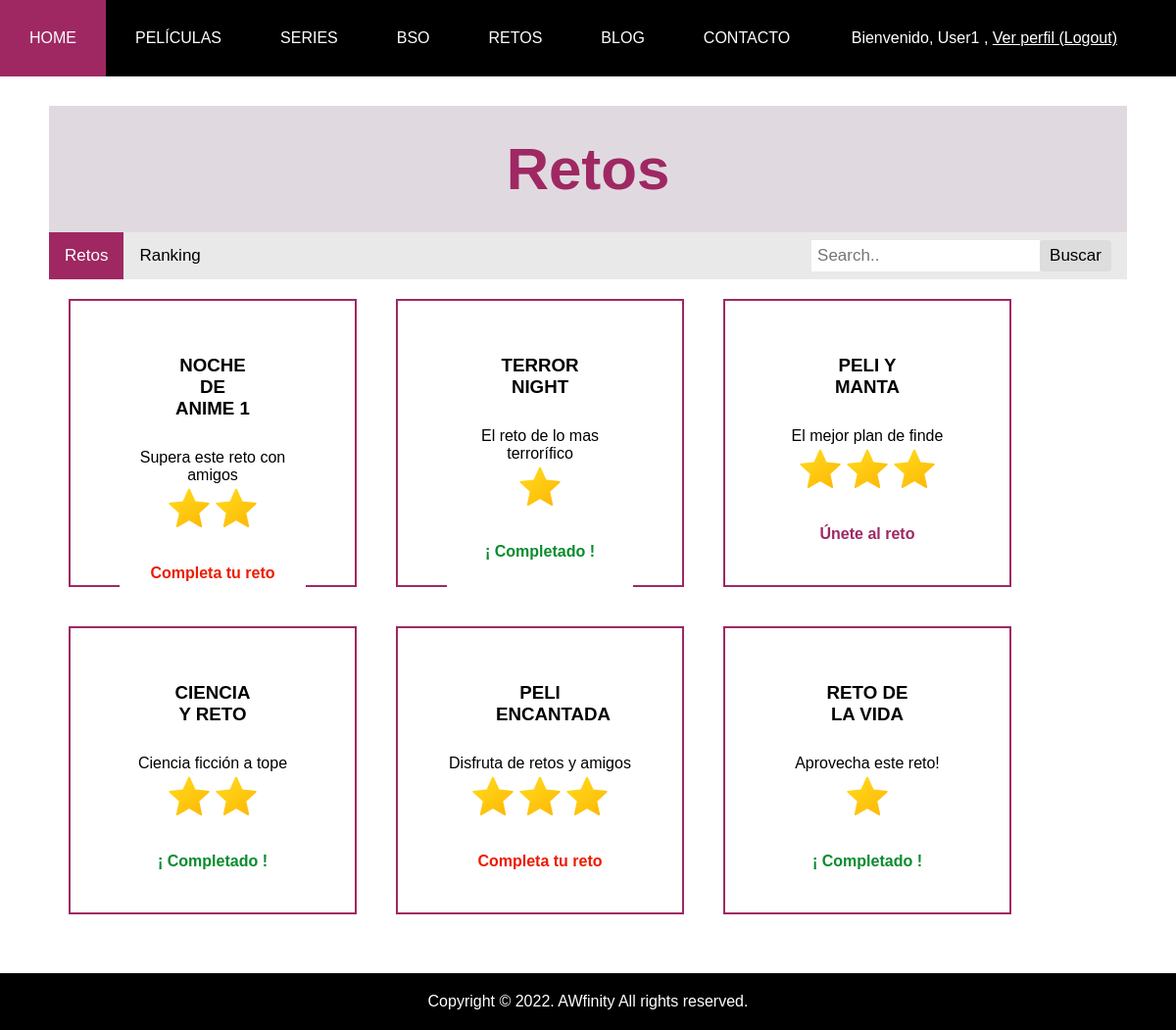
Page /retoVista.php (signed in) on the committed database.
### tables this page shows
CREATE TABLE `retos` (
  `id_Reto` int(10) NOT NULL,
  `nombre` varchar(100) NOT NULL,
  `num_usuarios` int(10) NOT NULL,
  `num_completado` int(10) NOT NULL,
  `dificultad` enum('DIFICIL','MEDIO','FACIL') NOT NULL,
  `descripcion` text NOT NULL,
  `dias` int(10) NOT NULL,
  `puntos` int(10) NOT NULL
);

### includes/Reto.php (called while the page is built, shortened)
<?php
class Reto{
    private $id_Reto;
    private $nombre;
    private $dificultad;
    private $descripcion;
    public function __construct($nombree, $num_usuarioss, $num_completado, $dificultad, $descripcion, $dias, $puntos, $id_Reto = NULL)
    {
        $this->id_Reto=$id_Reto;
        $this->nombre=$nombree;
        $this->dificultad=$dificultad;
        $this->descripcion=$descripcion;
    }
    public function getIdReto(){
        return $this->id_Reto;
    }
    public function getNombre(){
        return $this->nombre;
    }
    public function getDificultad(){
        return $this->dificultad;
    }
    public function getDescripcion(){
        return $this->descripcion;
    }
public static function getRetos(){
    $sql = "SELECT * FROM retos";
    $conn = Aplicacion::getInstance()->getConexionBd();
    $consulta = $conn->query($sql);
    if($consulta->num_rows > 0){
        $arrayRetos = array();
        while ($fila = mysqli_fetch_assoc($consulta)) {
            $arrayRetos[]= new Reto($fila['nombre'],$fila['num_usuarios'],$fila['num_completado'],$fila['dificultad'],$fila['descripcion'],$fila['dias'],$fila['puntos'],$fila['id_Reto']);
        }
    }else{
        $arrayRetos = false;
    }
    return $arrayRetos;
}
}

### includes/helpers/autorizacion.php (called while the page is built)
<?php
function estaLogado(){
    return isset($_SESSION['login']);
}
function esEditor(){
    return estaLogado() && isset($_SESSION['esEditor']) && ($_SESSION['esEditor']==true);
}
function esAdmin(){
    return estaLogado() && isset($_SESSION['esAdmin']) && ($_SESSION['esAdmin']==true);
}

### includes/Usuario.php (called while the page is built, shortened)
<?php
class Usuario
{
    public static function buscaIDPorNombre($nombre){
        $conn = Aplicacion::getInstance()->getConexionBd();
        $query = sprintf("SELECT * FROM usuarios WHERE nombreUsuario='%s'", $nombre);
        $rs = $conn->query($query);
        if ($rs) {
            $fila = $rs->fetch_assoc();
            $user = $fila['id_user'];
            return $user;
        } else {
            error_log("Error BD ({$conn->errno}): {$conn->error}");
        }
        return false;
    }
}
?>

### includes/UsuarioReto.php (called while the page is built, shortened)
<?php
class UsuarioReto{
    static public function compruebaPerteneceReto($id, $reto){
        $sql = "SELECT * FROM usuarioreto WHERE id_usuario = $id AND id_Reto = $reto";
        $conn =  Aplicacion::getInstance()->getConexionBd();
        $consulta = $conn->query($sql);
        $check = false;
       if($consulta->num_rows > 0){
            $check=true;
        }
        return $check;
    }
    static public function compruebaCompletado($reto, $id){
        $conn = Aplicacion::getInstance()->getConexionBd();
        $check=false;
        $sql=sprintf("SELECT * FROM usuarioreto WHERE id_usuario = '%s' AND id_Reto = '%s'",$conn->real_escape_string($id), $conn->real_escape_string($reto));
        $consulta =$conn->query($sql);
        if($consulta->num_rows > 0){
            if($fila = mysqli_fetch_assoc($consulta)) {
                if($fila['completado']==1){
                    $check=true;
                }
                else{
                    $check=false;
                }
            }
        }
        return $check;
    }
}
?>

### retoVista.php (the view, shortened to what this page needs)
<?php
require __DIR__. '/includes/helpers/autorizacion.php';
$valr =isset($_GET['search']) ? htmlspecialchars(trim(strip_tags($_GET["search"]))) : 0;
$contenidoPrincipal = '';
$contenidoPrincipal .=<<<EOS
          <div class="header2">
            <h2>Retos</h2>
EOS;
$contenidoPrincipal.=<<<EOS
          </div>
          <div class="menublog">
          <a class="active" href="retoVista.php">Retos</a>
          <a  href="./ranking.php">Ranking</a>
          <div class="barraBusca">
          <form action="retoVista.php" method="GET">
            <input type="text" placeholder="Search.." name="search">
            <button type="submit">Buscar</button>
          </form>
          </div>
          </div>
          <div class="panelReto">
EOS;
if(isset($_GET['search'])){
  $retos=Reto::buscar($valr);
}else{
  $retos=Reto::getRetos();
}
if(!($retos==false)){
      foreach($retos as $ret){
        $contenidoPrincipal .=<<<EOS
      <div class="boxlay" onclick="location.href='./retoSingVist.php?retoid={$ret->getIdReto()}'">
      <h3>{$ret->getNombre()}</h3>
      <p>{$ret->getDescripcion()}</p>
EOS;
      if($ret->getDificultad()==='FACIL'){
        $contenidoPrincipal.= "<img class=\"imagenNivel\" src=\"img/estrella1.png\">";
      }
      else if($ret->getDificultad()==='MEDIO'){
        $contenidoPrincipal.= "<img class=\"imagenNivel\" src=\"img/estrella1.png\"><img class=\"imagenNivel\" src=\"img/estrella1.png\">";
      }
      else{
        $contenidoPrincipal.= "<img class=\"imagenNivel\" src=\"img/estrella1.png\"><img class=\"imagenNivel\" src=\"img/estrella1.png\"><img class=\"imagenNivel\" src=\"img/estrella1.png\">";
      }
          if(estaLogado()&& !esEditor() && !esAdmin()){
                $idReto = $ret->getIdReto();
                $idUsuario = Usuario::buscaIDPorNombre($_SESSION['nombreUsuario']);
                if(UsuarioReto::compruebaCompletado($idReto, $idUsuario)){
                  $contenidoPrincipal.= "<div class=\"completadoReto\"><p class>¡ Completado !</p></div>";
                }
                else{
                  if(UsuarioReto::compruebaPerteneceReto($idUsuario,$idReto)){
                    $contenidoPrincipal.= "<div class=\"aceptadoReto\"><p>Completa tu reto</p></div>";
                  }
                  else{
                    $contenidoPrincipal.= "<div class=\"unirseReto\"><p>Únete al reto</p></div>";
                  }
                }
          }
      $contenidoPrincipal.= "</div>";
      }
}else{
  $contenidoPrincipal.=<<<EOS
  <h2>         No hay retos que concuerden con su busqueda o no hay ningun reto registrado</h2>
EOS;
}
$contenidoPrincipal.=<<<EOS
</div>
EOS;
require __DIR__. '/includes/vistas/plantillas/plantilla.php';
?>

### css/default.css (style rules this page uses)
* { margin:0px; padding:0px; }
input { display: block; }
form button { background-color: white; color: black; border: 2px solid #9f2863; padding: 9px 20px; text-align: center; text-decoration: none; display: inline-block; font-size: 14px; transition-duration: 0.4s; }
button, a.boton { border: 1px solid black; font-size: 1.1em; font-weight: 400; border-radius: 4px; }
.menublog { overflow: hidden; background-color: #e9e9e9; }
.menublog a { float: left; display: block; color: black; text-align: center; padding: 14px 16px; text-decoration: none; font-size: 17px; }
.menublog a.active { background-color: #9f2863; color: white; }
.menublog .barraBusca { float: right; }
.menublog .barraBusca input[type=text] { float: left; padding: 6px; margin-top: 8px; font-size: 17px; border: none; }
.menublog .barraBusca button { float: right; padding: 6px 10px; margin-top: 8px; margin-right: 16px; background: #ddd; font-size: 17px; border: none; cursor: pointer; }
.panelReto { background: rgb(255, 255, 255); display:flex; flex-direction: row; flex-wrap: wrap; }
.boxlay { background-color: rgb(255, 255, 255);; width: 190px; height: 190px; border: 2px solid #9f2863; padding: 50px; margin: 20px; text-align: center; transition: 500ms linear; }
.boxlay h3 { padding: 5px 50px 30px; text-align: center; }
.completadoReto { background: rgb(255, 255, 255); padding: 30px 10px 30px; }
.completadoReto P { color:rgb(9, 140, 46); font-weight: bold; }
.aceptadoReto { background: rgb(255, 255, 255); padding: 30px 10px 30px; }
.aceptadoReto P { color:rgb(237, 28, 0); font-weight: bold; }
.unirseReto { background: rgb(255, 255, 255); padding: 30px 10px 30px; }
.unirseReto P { color:#9f2863; font-weight: bold; }
.header2 { padding: 30px; font-size: 40px; text-align: center; background: #9581954b; }
.header2 h2 { color: #9f2863; }

### rows in the picture
retos: nombre "NOCHE DE ANIME 1", descripcion "Supera este reto con amigos", shows "Completa tu reto"
retos: nombre "TERROR NIGHT", descripcion "El reto de lo mas terrorífico", shows "¡ Completado !"
retos: nombre "PELI Y MANTA", descripcion "El mejor plan de finde", shows "Únete al reto"
retos: nombre "CIENCIA Y RETO", descripcion "Ciencia ficción a tope", shows "¡ Completado !"
retos: nombre "PELI ENCANTADA", descripcion "Disfruta de retos y amigos", shows "Completa tu reto"
retos: nombre "RETO DE LA VIDA", descripcion "Aprovecha este reto!", shows "¡ Completado !"

### other values in the picture
$_SESSION['nombreUsuario'] "User1"
